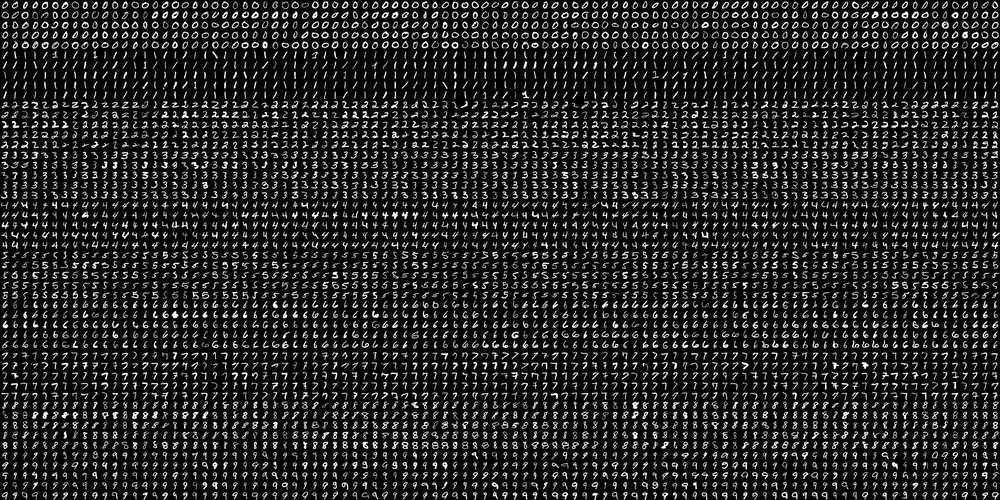
#> input picture datasets/digits.png, 1000 x 500 px, shrunk from 2000 x 1000 before the run, given in place of the camera
$ jupyter execute 3-image-filters.py.ipynb
#> lines starting #> are read from the running program, lines starting #| are printed output that depends on the picture; after the words box and inside, x2 and y2 are one past the last pixel; in counts of white or black regions, pixels touching at a corner belong together
#> further down, frame is the input picture: shape (500, 1000, 3); min 0, max 255, mean 36.1
[cell 1]
__version__= '1.0.0'
__author__= 'Mariel Castillo'

import cv2
import numpy as np

def apply_invert(frame):
  return cv2.bitwise_not(frame)
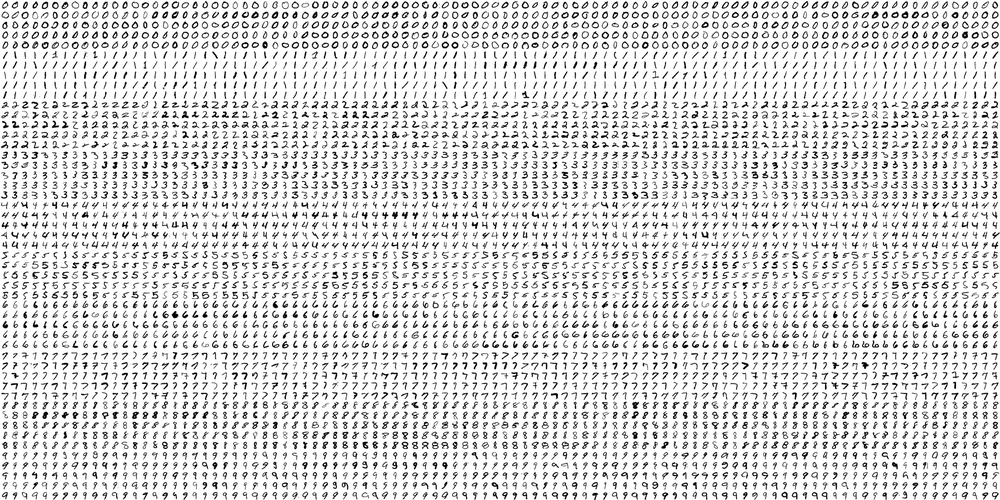
#> returned value: shape (500, 1000, 3); min 0, max 255, mean 218.9

def apply_sepia(frame, intensity=0.5):
#> called with intensity = 0.5
  blue, green, red = 100, 10, 116
  frame = cv2.cvtColor(frame, cv2.COLOR_BGR2BGRA)
#> frame: shape (500, 1000, 4)
  frame_height, frame_width, frame_channel = frame.shape
#> frame_height = 500; frame_width = 1000; frame_channel = 4
  sepia_bgra = (blue, green, red, 1)

  overlay = np.full((frame_height, frame_width, 4), sepia_bgra, dtype='uint8')

  frame = cv2.addWeighted(overlay, intensity, frame, 1.0, 0)
  frame = cv2.cvtColor(frame, cv2.COLOR_BGR2BGRA)
  return frame

def apply_filter(frame, intensity=0.5):
#> called with intensity = 0.5
  blue, green, red = 14, 120, 100
  frame = cv2.cvtColor(frame, cv2.COLOR_BGR2BGRA)
  frame_height, frame_width, frame_channel = frame.shape
#> frame_height = 500; frame_width = 1000; frame_channel = 4
  sepia_bgra = (blue, green, red, 1)

  overlay = np.full((frame_height, frame_width, 4), sepia_bgra, dtype='uint8')

  frame = cv2.addWeighted(overlay, intensity, frame, 1.0, 0)
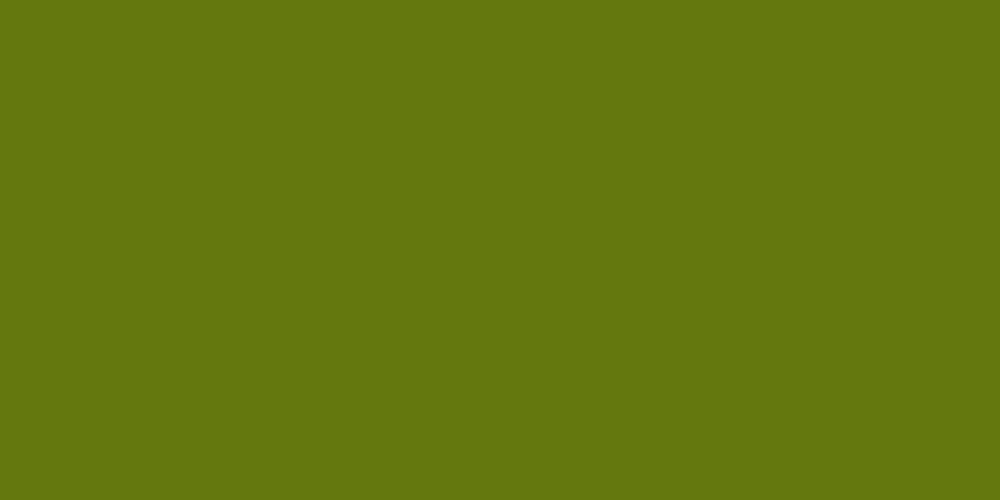
#> overlay: shape (500, 1000, 4); mean B, G, R, A 14, 120, 100, 1
  frame = cv2.cvtColor(frame, cv2.COLOR_BGR2BGRA)
  return frame

cap = cv2.VideoCapture(0)

while True:
    _, frame = cap.read()

    invert = apply_invert(frame)
    sepia = apply_sepia(frame)
    filter = apply_filter(frame)

    cv2.imshow('frame', frame)
    cv2.imshow('invert', invert)
    cv2.imshow('sepia', sepia)
    cv2.imshow('filter', filter)

    if cv2.waitKey(1) & 0xFF == ord('q'):
#> (key q is pressed here)
      break

[cell 2]
__version__= '1.0.0'
__author__= 'Mariel Castillo'

import cv2
import numpy as np

def apply_invert(frame):
  return cv2.bitwise_not(frame)

def apply_sepia(frame, intensity=0.5):
#> called with intensity = 0.5
  blue, green, red = 100, 10, 116
  # frame = cv2.cvtColor(frame, cv2.COLOR_BGR2BGRA)
  frame = apply_alpha_convert(frame) #function
  frame_height, frame_width, frame_channel = frame.shape
#> frame_height = 500; frame_width = 1000; frame_channel = 4
  sepia_bgra = (blue, green, red, 1)

  overlay = np.full((frame_height, frame_width, 4), sepia_bgra, dtype='uint8')

  frame = cv2.addWeighted(overlay, intensity, frame, 1.0, 0)
  frame = cv2.cvtColor(frame, cv2.COLOR_BGR2BGRA)
  return frame

def apply_filter(frame, intensity=0.5):
#> called with intensity = 0.5
  blue, green, red = 14, 120, 100
  frame = cv2.cvtColor(frame, cv2.COLOR_BGR2BGRA)
  frame_height, frame_width, frame_channel = frame.shape
#> frame_height = 500; frame_width = 1000; frame_channel = 4
  sepia_bgra = (blue, green, red, 1)

  overlay = np.full((frame_height, frame_width, 4), sepia_bgra, dtype='uint8')

  frame = cv2.addWeighted(overlay, intensity, frame, 1.0, 0)
  frame = cv2.cvtColor(frame, cv2.COLOR_BGR2BGRA)
  return frame

def apply_alpha_convert(frame):
  try:
    frame.shape[3]
  except IndexError:
    frame = cv2.cvtColor(frame, cv2.COLOR_BGR2BGRA)
  return frame

def apply_portrait_mode(frame):
  frame = apply_alpha_convert(frame)
  gray = cv2.cvtColor(frame, cv2.COLOR_BGR2GRAY)
  _, mask = cv2.threshold(gray, 120, 255, cv2.THRESH_BINARY)
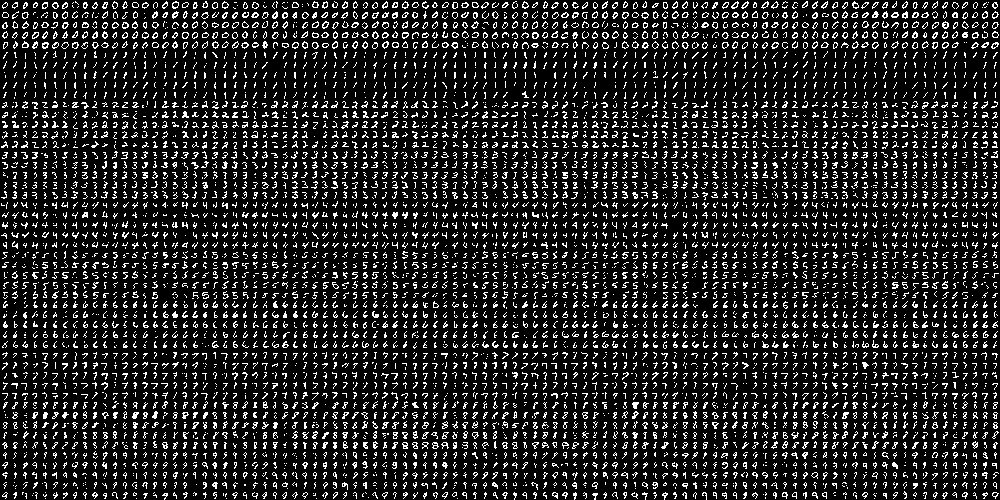
#> mask: shape (500, 1000); 14.3% white in thin lines or dots

  mask = cv2.cvtColor(mask, cv2.COLOR_GRAY2BGRA)
#> mask: shape (500, 1000, 4)
  blurred = cv2.GaussianBlur(frame, (21, 21), 0)
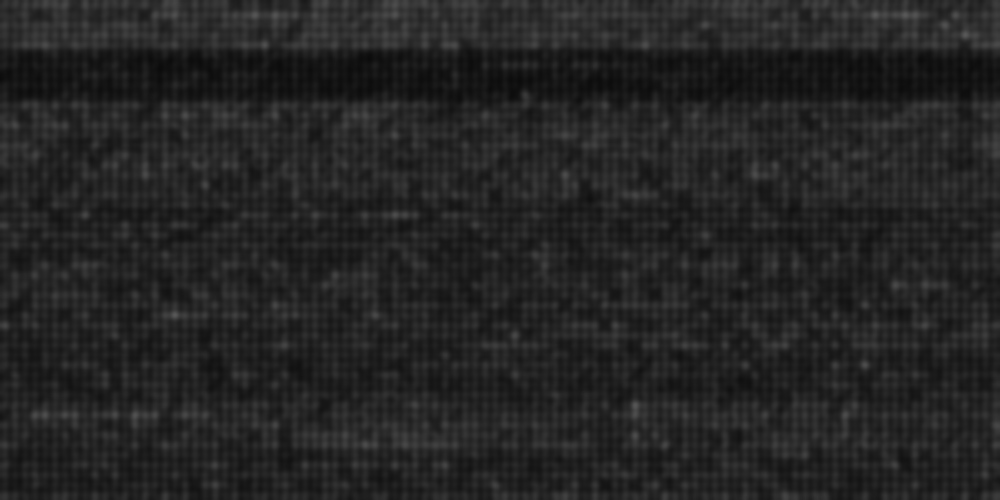
#> blurred: shape (500, 1000, 4); mean B, G, R, A 36.2, 36.2, 36.2, 255

  # [4 lines of commented-out code are left out]

  blended = apply_blend(frame, blurred, mask)
  frame = cv2.cvtColor(blended, cv2.COLOR_BGRA2BGR)
  return frame

def apply_blend(frame_1, frame_2, mask):
  alpha = mask / 255.0
  blended = cv2.convertScaleAbs(frame_1 * (1-alpha) * (frame_2 *alpha))
#> blended: shape (500, 1000, 4); every value is 0
  return blended


cap = cv2.VideoCapture(0)

while True:
    _, frame = cap.read()

    invert = apply_invert(frame)
    sepia = apply_sepia(frame)
    filter = apply_filter(frame)
    portrait = apply_portrait_mode(frame)
#> in apply_portrait_mode, `frame = cv2.cvtColor(blended, cv2.COLOR_BGRA2BGR)`: frame: shape (500, 1000, 3); every value is 0

    cv2.imshow('frame', frame)
    cv2.imshow('invert', invert)
    cv2.imshow('sepia', sepia)
    cv2.imshow('filter', filter)
    cv2.imshow('portrait', portrait)

    if cv2.waitKey(1) & 0xFF == ord('q'):
#> (key q is pressed here)
      break

[cell 3]
__version__= '1.0.0'
__author__= 'Mariel Castillo'

import cv2
import numpy as np

def apply_invert(frame):
  return cv2.bitwise_not(frame)

def apply_sepia(frame, intensity=0.5):
#> called with intensity = 0.5
  blue, green, red = 100, 70, 15
  #frame = cv2.cvtColor(frame, cv2.COLOR_BGR2BGRA)
  frame = apply_alpha_convert(frame) #function
  frame_height, frame_width, frame_channel = frame.shape
#> frame_height = 500; frame_width = 1000; frame_channel = 4
  sepia_bgra = (blue, green, red, 1)

  overlay = np.full((frame_height, frame_width, 4), sepia_bgra, dtype='uint8')

  frame = cv2.addWeighted(overlay, intensity, frame, 1.0, 0)
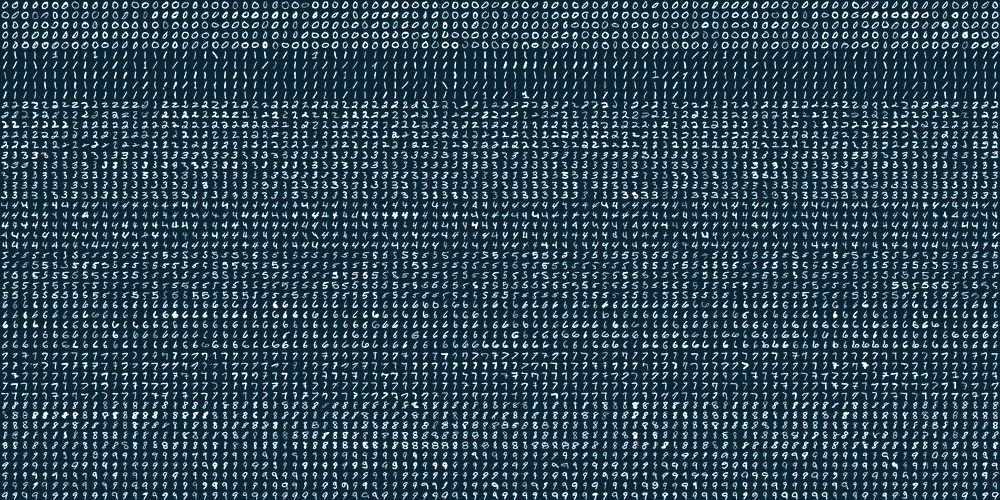
#> frame: shape (500, 1000, 4); mean B, G, R, A 85, 70.5, 43.7, 255
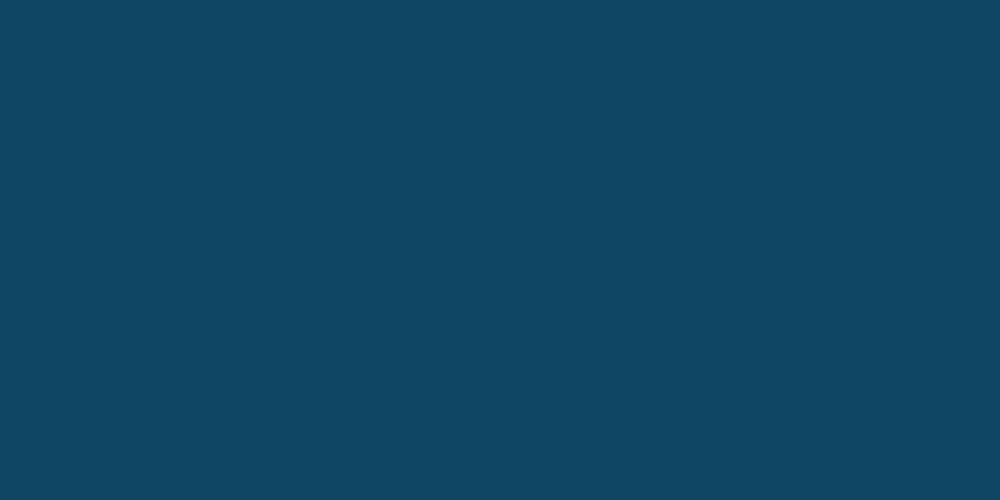
#> overlay: shape (500, 1000, 4); mean B, G, R, A 100, 70, 15, 1
  frame = cv2.cvtColor(frame, cv2.COLOR_BGR2BGRA)
  return frame

def apply_filter(frame, intensity=0.5):
#> called with intensity = 0.5
  blue, green, red = 50, 70, 15
  frame = cv2.cvtColor(frame, cv2.COLOR_BGR2BGRA)
  frame_height, frame_width, frame_channel = frame.shape
  filter2_bgra = (blue, green, red, 1)

  overlay = np.full((frame_height, frame_width, 4), filter2_bgra, dtype='uint8')

  frame = cv2.addWeighted(overlay, intensity, frame, 1.0, 0)
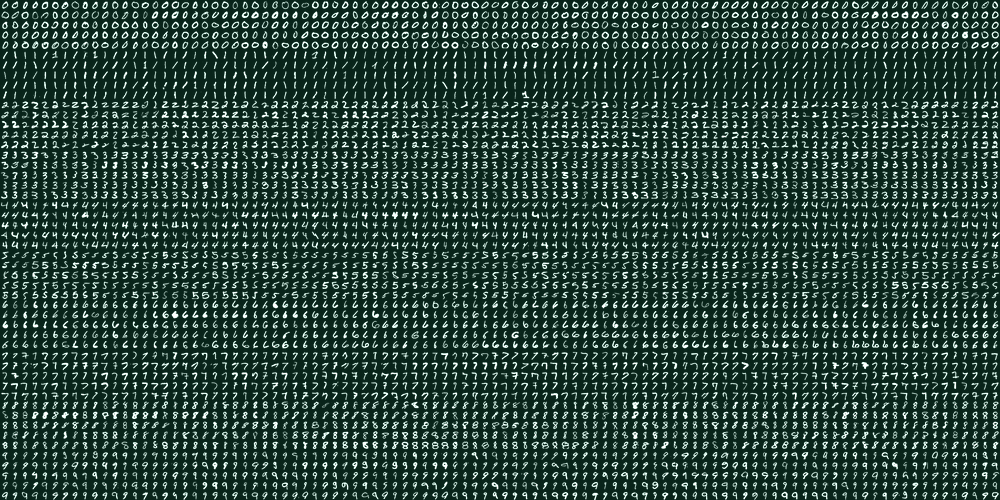
#> frame: shape (500, 1000, 4); mean B, G, R, A 60.8, 70.5, 43.7, 255
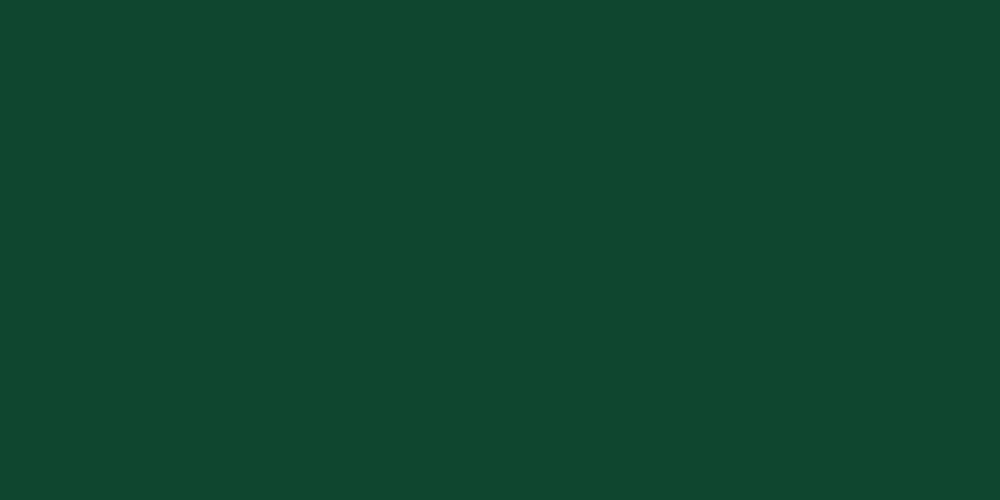
#> overlay: shape (500, 1000, 4); mean B, G, R, A 50, 70, 15, 1
  frame = cv2.cvtColor(frame, cv2.COLOR_BGR2BGRA)
  return frame

def apply_alpha_convert(frame):
    try:
        frame.shape[3]
    except IndexError:
        frame = cv2.cvtColor(frame, cv2.COLOR_BGR2BGRA)
        return frame


def apply_portrait_mode(frame):
    frame = apply_alpha_convert(frame)
    gray = cv2.cvtColor(frame, cv2.COLOR_BGR2GRAY)
    _, mask = cv2.threshold(gray, 120, 255, cv2.THRESH_BINARY)

    mask = cv2.cvtColor(mask, cv2.COLOR_GRAY2BGRA)
    blurred = cv2.GaussianBlur(frame, (21, 21), 0)

    cv2.imshow('mask', mask)
    cv2.imshow('blurred', blurred)

    blended = apply_blend(frame, blurred, mask)
    frame = cv2.cvtColor(blended, cv2.COLOR_BGRA2BGR)
    return frame

def apply_blend(frame_1, frame_2, mask):
    alpha = mask / 255.0
    blended = cv2.convertScaleAbs(frame_1 * (1 - alpha) + (frame_2 * alpha))
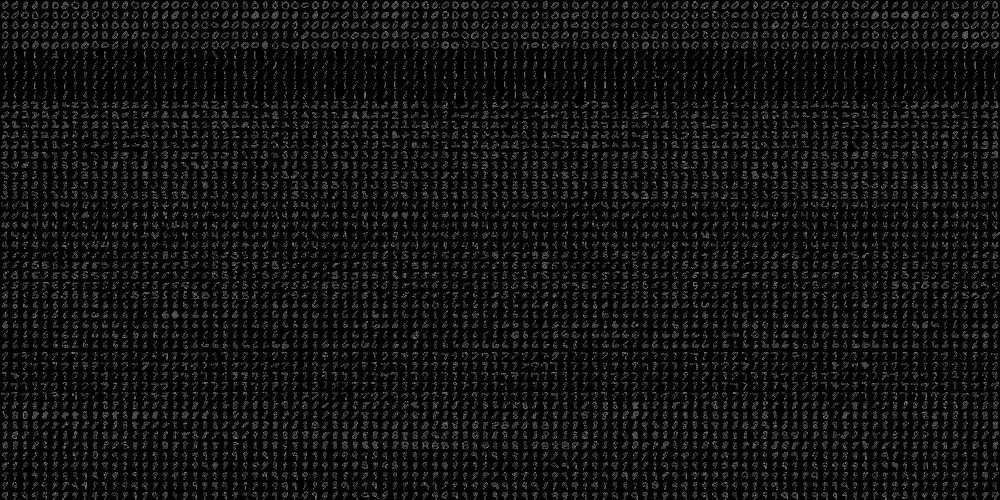
#> blended: shape (500, 1000, 4); mean B, G, R, A 16.4, 16.4, 16.4, 255
    return blended

cap = cv2.VideoCapture(0)

while True:
    _, frame = cap.read()

    invert = apply_invert(frame)
    sepia = apply_sepia(frame)
    filter = apply_filter(frame)
    portrait = apply_portrait_mode(frame)

    cv2.imshow('frame', frame)
    cv2.imshow('invert', invert)
    cv2.imshow('sepia', sepia)
    cv2.imshow('filter', filter)
    cv2.imshow('portrait', portrait)

    if cv2.waitKey(1) & 0xFF == ord('q'):
#> (key q is pressed here)
      break

$ run again, on datasets/fashion.png
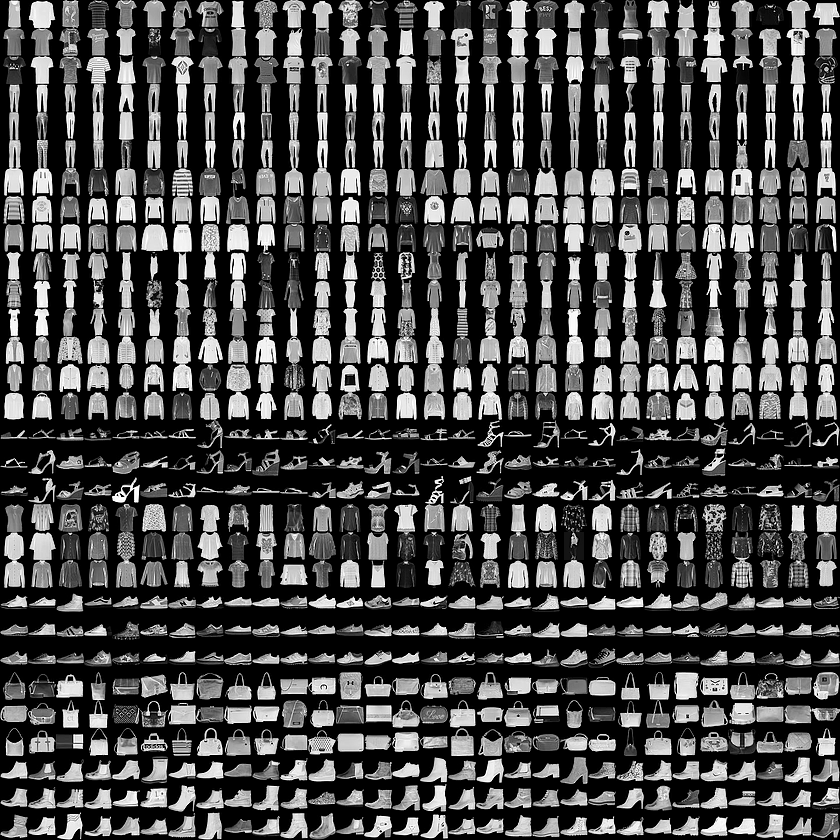
#> input picture datasets/fashion.png, 840 x 840 px, given in place of the camera
#> frame is the input picture: shape (840, 840, 3); min 0, max 255, mean 72
#> in apply_portrait_mode, `_, mask = cv2.threshold(gray, 120, 255, cv2.THRESH_BINARY)`:
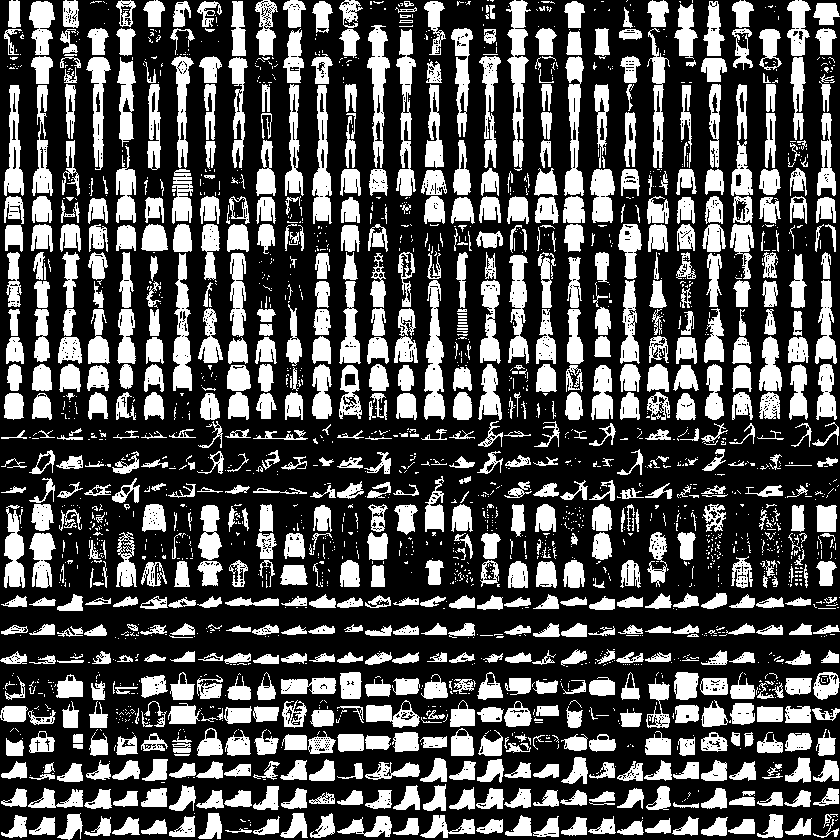
#> mask: shape (840, 840); 32% white; 2274 white regions (1491 under 20 px), largest, box (x1, y1, x2, y2) and area: (506, 0, 531, 171) 1867, (424, 280, 445, 420) 1777, (396, 29, 416, 196) 1657
#> in apply_blend, `blended = cv2.convertScaleAbs(frame_1 * (1 - alpha) + (frame_2 * alpha))`:
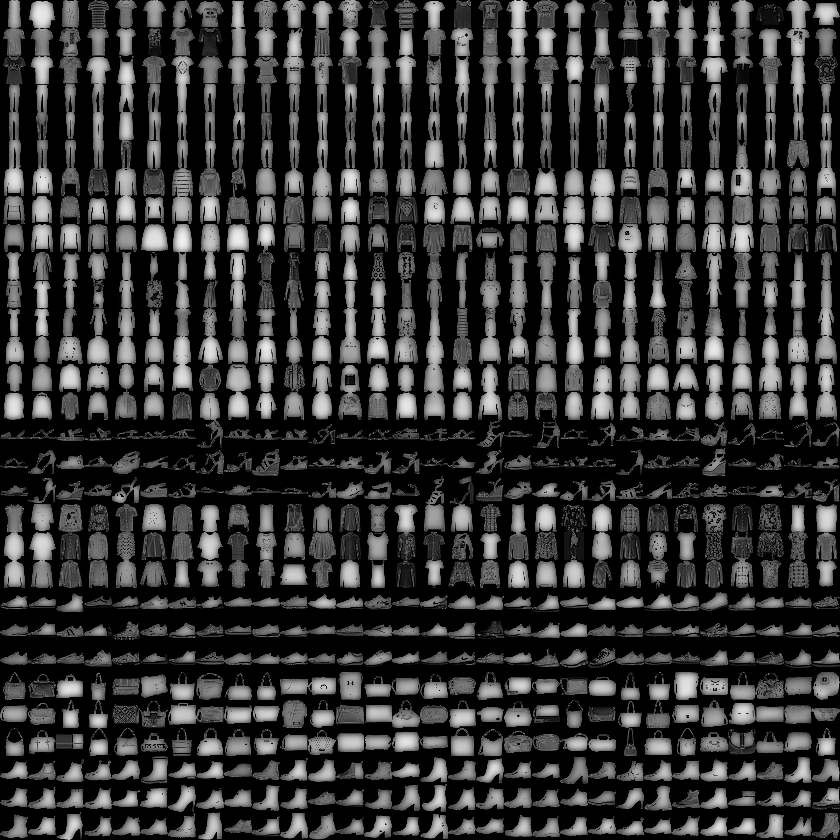
#> blended: shape (840, 840, 4); mean B, G, R, A 52.9, 52.9, 52.9, 255
